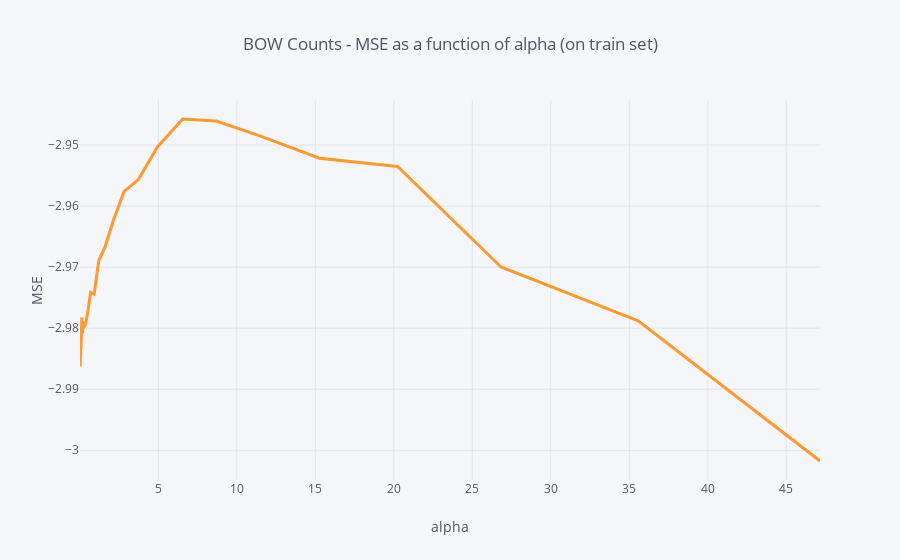

Source (notebook cell):
### Code cell
cv_results = pd.DataFrame(MSE_by_alpha, columns = ['alpha', 'MSE'])
cv_results.query('alpha < 50').set_index('alpha').MSE.iplot(title = 'BOW Counts - MSE as a function of alpha (on train set)', xTitle = 'alpha', yTitle = 'MSE', width = 3, hline=(0,0))

### Figure 1 — Plotly figure (JSON) as saved in the notebook; plotly's stock layout.template omitted (floating-point values rounded to 4 significant figures)
{"data": [{"line": {"color": "rgba(255, 153, 51, 1.0)", "dash": "solid", "shape": "linear", "width": 3}, "mode": "lines", "name": "MSE", "text": "", "type": "scatter", "x": [0.01, 0.01326, 0.01758, 0.0233, 0.03089, 0.04095, 0.05429, 0.07197, 0.09541, 0.1265, 0.1677, 0.2223, 0.2947, 0.3907, 0.5179, 0.6866, 0.9103, 1.207, 1.6, 2.121, 2.812, 3.728, 4.942, 6.551, 8.685, 11.51, 15.26, 20.24, 26.83, 35.56, 47.15], "y": [-2.984, -2.98, -2.986, -2.981, -2.985, -2.983, -2.984, -2.983, -2.98, -2.978, -2.981, -2.979, -2.98, -2.979, -2.977, -2.974, -2.974, -2.969, -2.967, -2.962, -2.958, -2.956, -2.95, -2.946, -2.946, -2.949, -2.952, -2.954, -2.97, -2.979, -3.002]}], "layout": {"autosize": true, "legend": {"bgcolor": "#F5F6F9", "font": {"color": "#4D5663"}}, "paper_bgcolor": "#F5F6F9", "plot_bgcolor": "#F5F6F9", "shapes": [{"line": {"color": "#db4052", "dash": "solid", "width": 1}, "type": "line", "x0": 0, "x1": 1, "xref": "paper", "y0": [0, 0], "y1": [0, 0], "yref": "y"}], "title": {"font": {"color": "#4D5663"}, "text": "BOW Counts - MSE as a function of alpha (on train set)"}, "xaxis": {"autorange": true, "gridcolor": "#E1E5ED", "range": [0.01, 47.15], "showgrid": true, "tickfont": {"color": "#4D5663"}, "title": {"font": {"color": "#4D5663"}, "text": "alpha"}, "type": "linear", "zerolinecolor": "#E1E5ED"}, "yaxis": {"autorange": true, "gridcolor": "#E1E5ED", "range": [-3.005, -2.943], "showgrid": true, "tickfont": {"color": "#4D5663"}, "title": {"font": {"color": "#4D5663"}, "text": "MSE"}, "type": "linear", "zerolinecolor": "#E1E5ED"}}}
